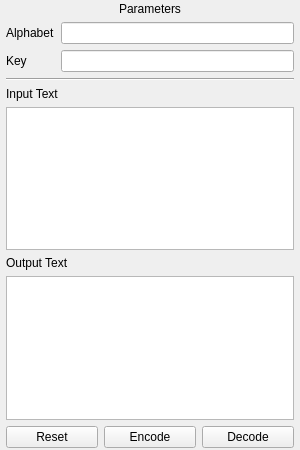
<?xml version="1.0" encoding="UTF-8"?>
<ui version="4.0">
 <class>ModulePage</class>
 <widget class="QWidget" name="ModulePage">
  <property name="geometry">
   <rect>
    <x>0</x>
    <y>0</y>
    <width>300</width>
    <height>450</height>
   </rect>
  </property>
  <property name="windowTitle">
   <string>Form</string>
  </property>
  <layout class="QVBoxLayout" name="verticalLayout">
   <property name="spacing">
    <number>6</number>
   </property>
   <property name="leftMargin">
    <number>6</number>
   </property>
   <property name="topMargin">
    <number>2</number>
   </property>
   <property name="rightMargin">
    <number>6</number>
   </property>
   <property name="bottomMargin">
    <number>2</number>
   </property>
   <item>
    <widget class="QLabel" name="label_3">
     <property name="sizePolicy">
      <sizepolicy hsizetype="Preferred" vsizetype="Preferred">
       <horstretch>0</horstretch>
       <verstretch>0</verstretch>
      </sizepolicy>
     </property>
     <property name="minimumSize">
      <size>
       <width>0</width>
       <height>0</height>
      </size>
     </property>
     <property name="maximumSize">
      <size>
       <width>16777215</width>
       <height>16777215</height>
      </size>
     </property>
     <property name="font">
      <font>
       <weight>50</weight>
       <bold>false</bold>
       <kerning>true</kerning>
      </font>
     </property>
     <property name="text">
      <string>Parameters</string>
     </property>
     <property name="alignment">
      <set>Qt::AlignCenter</set>
     </property>
    </widget>
   </item>
   <item>
    <layout class="QGridLayout" name="gridLayout">
     <item row="0" column="1">
      <widget class="QLineEdit" name="input_alphabet"/>
     </item>
     <item row="0" column="0">
      <widget class="QLabel" name="label">
       <property name="font">
        <font>
         <weight>50</weight>
         <bold>false</bold>
        </font>
       </property>
       <property name="text">
        <string>Alphabet</string>
       </property>
      </widget>
     </item>
     <item row="1" column="0">
      <widget class="QLabel" name="label_2">
       <property name="font">
        <font>
         <weight>50</weight>
         <bold>false</bold>
        </font>
       </property>
       <property name="text">
        <string>Key</string>
       </property>
      </widget>
     </item>
     <item row="1" column="1">
      <widget class="QLineEdit" name="input_key"/>
     </item>
    </layout>
   </item>
   <item>
    <widget class="Line" name="line_2">
     <property name="orientation">
      <enum>Qt::Horizontal</enum>
     </property>
    </widget>
   </item>
   <item>
    <widget class="QLabel" name="label_4">
     <property name="font">
      <font>
       <weight>50</weight>
       <bold>false</bold>
      </font>
     </property>
     <property name="text">
      <string>Input Text</string>
     </property>
    </widget>
   </item>
   <item>
    <widget class="QPlainTextEdit" name="input_plaintext">
     <property name="maximumSize">
      <size>
       <width>16777215</width>
       <height>16777215</height>
      </size>
     </property>
    </widget>
   </item>
   <item>
    <widget class="QLabel" name="label_5">
     <property name="font">
      <font>
       <weight>50</weight>
       <bold>false</bold>
      </font>
     </property>
     <property name="text">
      <string>Output Text</string>
     </property>
    </widget>
   </item>
   <item>
    <widget class="QTextBrowser" name="output_ciphertext">
     <property name="maximumSize">
      <size>
       <width>16777215</width>
       <height>16777215</height>
      </size>
     </property>
    </widget>
   </item>
   <item>
    <layout class="QGridLayout" name="gridLayout_2">
     <item row="0" column="0">
      <widget class="QPushButton" name="resetButton">
       <property name="text">
        <string>Reset</string>
       </property>
      </widget>
     </item>
     <item row="0" column="1">
      <widget class="QPushButton" name="encodeButton">
       <property name="text">
        <string>Encode</string>
       </property>
      </widget>
     </item>
     <item row="0" column="2">
      <widget class="QPushButton" name="decodeButton">
       <property name="text">
        <string>Decode</string>
       </property>
      </widget>
     </item>
    </layout>
   </item>
  </layout>
 </widget>
 <resources/>
 <connections/>
</ui>
